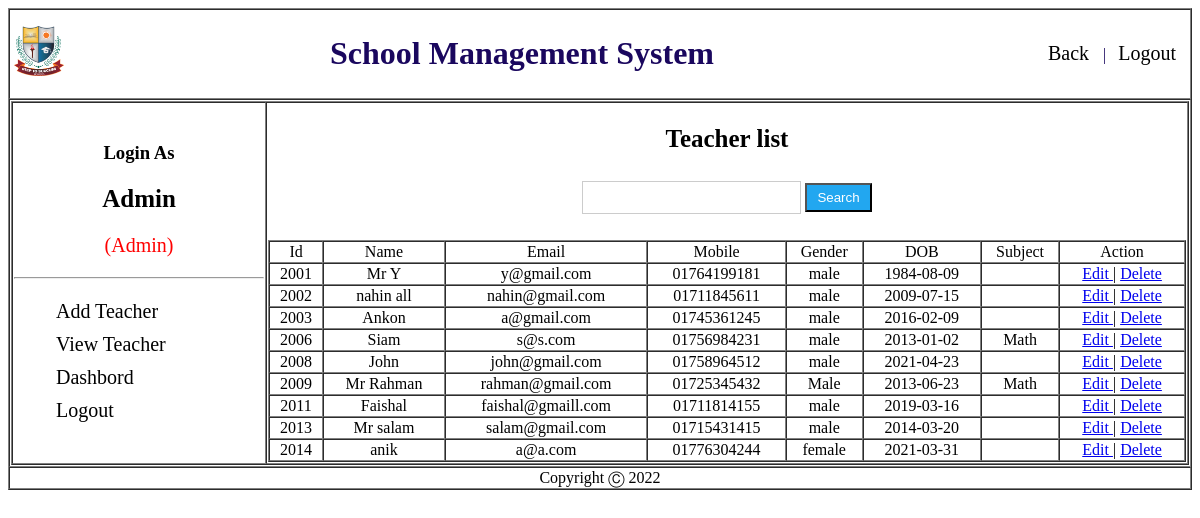
The app's page /Admin/view/viewTeacher.php (signed in) with its own data.
### tables this page shows
CREATE TABLE `teacher` (
  `id` varchar(20) NOT NULL,
  `name` varchar(70) NOT NULL,
  `email` varchar(70) NOT NULL,
  `mobile` varchar(70) NOT NULL,
  `gender` varchar(70) NOT NULL,
  `dob` date NOT NULL,
  `subject` varchar(30) NOT NULL,
  `password` varchar(70) NOT NULL
);

### Admin/Model/teacherModel.php (called while the page is built, shortened)
<?php
function allUserList(){
    $conn = getConnection();
    $sql = "select * from teacher";
    $result = mysqli_query($conn, $sql);
    $users =[];
		while($row = mysqli_fetch_assoc($result)){
			array_push($users, $row);
		}
		return $users;
}
?>

### Admin/View/viewTeacher.php (the view, shortened to what this page needs)
<?php
	include('header.php');
	include_once('../model/teacherModel.php');
	$UsersList = allUserList();
?>
<div id="sidebar" class="">
                <ul>
                  <li><a href="addTeacher.php">Add Teacher</a></li>
                  <li><a href="viewTeacher.php">View Teacher</a></li>
                  <li><a href="dashboard.php">Dashbord</a></li>
                  <li><a href="../Controller/logout.php">Logout</a></li>
                </ul>
							</div>
              </td>
              <td>
                <center><h2>Teacher list</h2>
									<input type="text" name="name" id="name" onkeyup="ajax()" />
									<input type="button" name="" value="Search">
								</center>
								<div id="myh1" class="">
									<br>
								<?php
								echo "<table border = 1 width='100%' cellspacing = 0  >
								<tr align = 'center'>
								    <td>Id</td>
								    <td>Name</td>
								    <td>Email</td>
								    <td>Mobile</td>
										<td>Gender</td>
										<td>DOB</td>
										<td>Subject</td>
								    <td>Action</td>
								</tr>";
								for($i = 0; $i<count($UsersList); $i++){
								    echo "<tr align = 'center'>
								    <td>{$UsersList[$i]['id']}</td>
								    <td>{$UsersList[$i]['name']}</td>
								    <td>{$UsersList[$i]['email']}</td>
								    <td>{$UsersList[$i]['mobile']}</td>
										<td>{$UsersList[$i]['gender']}</td>
										<td>{$UsersList[$i]['dob']}</td>
										<td>{$UsersList[$i]['subject']}</td>
								    <td> <a href='editTeacher.php?id={$UsersList[$i]['id']}'> Edit </a> | <a href='deleteTeacher.php?id={$UsersList[$i]['id']}'> Delete </a>  </td>
								</tr>";
								}
								echo "</table>";
								?>
								</div>
              </td>
            </tr>
          </table>
        </td>
      </tr>
      <?php include('footer.php'); ?>

### Admin/Style/sidebar.css (style rules this page uses)
#navigation h2 { font-size: 25px; text-align: center; }
#sidebar ul li { list-style-type: none; font-size: 20px; padding: 5px 2px; }
#sidebar ul li:last-child { border-bottom: 0; }
#sidebar ul li a { text-decoration: none; color: #000; }
input[type=button] { background-color: #22A7F0; width: auto; color: white; padding: 5px 10px; cursor: pointer; }
input[type=text],input[type=email], input[type=password] { padding: 8px 20px; margin: 8px 0; display: inline-block; border: 1px solid #ccc; box-sizing: border-box; }

### records on screen
teacher: id "2001", name "Mr Y", email "y@gmail.com", mobile "01764199181", gender "male", dob "1984-08-09"
teacher: id "2002", name "nahin all", email "nahin@gmail.com", mobile "01711845611", gender "male", dob "2009-07-15"
teacher: id "2003", name "Ankon", email "a@gmail.com", mobile "01745361245", gender "male", dob "2016-02-09"
teacher: id "2006", name "Siam", email "s@s.com", mobile "01756984231", gender "male", dob "2013-01-02", subject "Math"
teacher: id "2008", name "John", email "john@gmail.com", mobile "01758964512", gender "male", dob "2021-04-23"
teacher: id "2009", name "Mr Rahman", email "rahman@gmail.com", mobile "01725345432", gender "Male", dob "2013-06-23", subject "Math"
teacher: id "2011", name "Faishal", email "faishal@gmaill.com", mobile "01711814155", gender "male", dob "2019-03-16"
teacher: id "2013", name "Mr salam", email "salam@gmail.com", mobile "01715431415", gender "male", dob "2014-03-20"
teacher: id "2014", name "anik", email "a@a.com", mobile "01776304244", gender "female", dob "2021-03-31"

### other values on screen
$_COOKIE['name'] "Admin"
